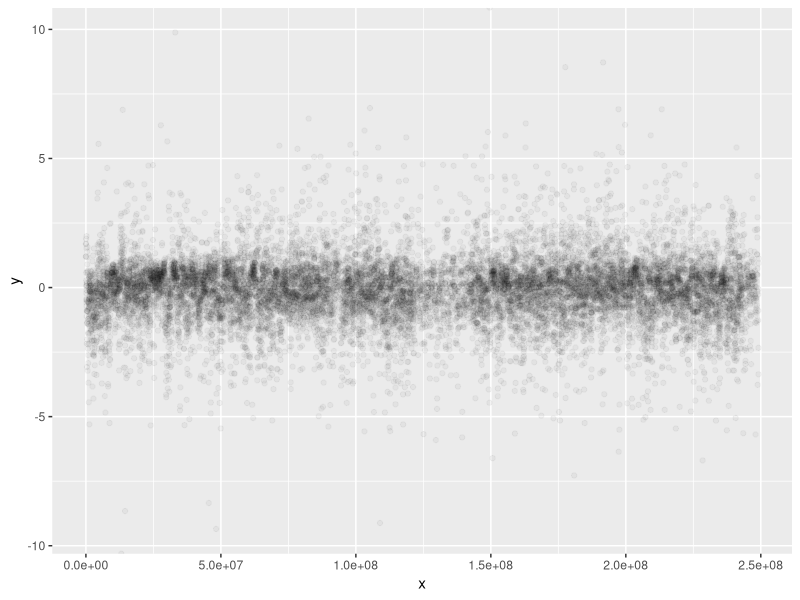
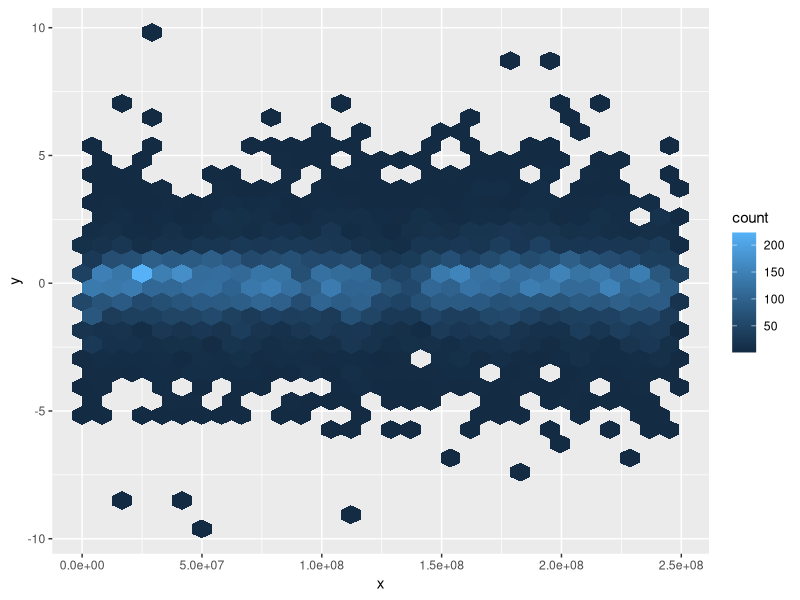
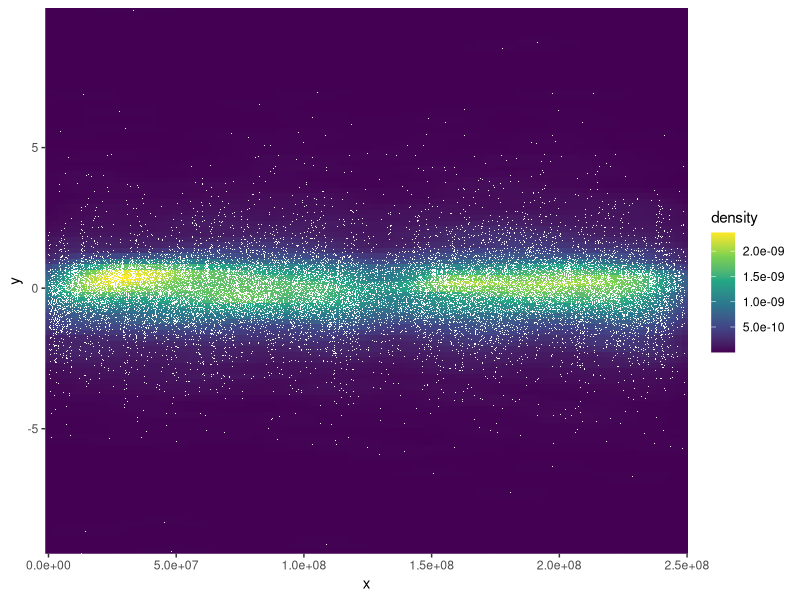

Write R code to recreate these figures, in order.
library(ggplot2)

#I take the input from the .tsv file, it is a 15488x5 matrix 
input = read.table(file = 'SCONES_test.tsv', sep = '\t', header = TRUE)

#I do the ratio element by element between last and second to last column
ratio = input[,5] / input[,4]

#I realize that the ratio may be negative as well, so I take the absolute value in order
logratio = log(abs(ratio))

#Plotting the result: 

vector = data.frame(x = input[,2], y = logratio)

# At first I tried using the basic plot function, but the result was terrible because there are way too many points. 
# I found the library ggplot which seems really mainstream, and I have a lot of alternatives:

# Plotting all the points with with very high transparency 
ggplot(vector, aes(x, y)) +
  geom_point(alpha = 0.04)

# Hexagonal binning, which seems appropriate because I have a lot of points. 
ggplot(vector,aes(x=x,y=y)) + stat_binhex()


# Density heatmap ( I like this a lot. )
ggplot(vector, aes(x, y)) +
  stat_density_2d(aes(fill = ..density..), geom = 'raster', contour = FALSE) +       
  scale_fill_viridis_c() +
  coord_cartesian(expand = FALSE) +
  geom_point(shape = '.', col = 'white')